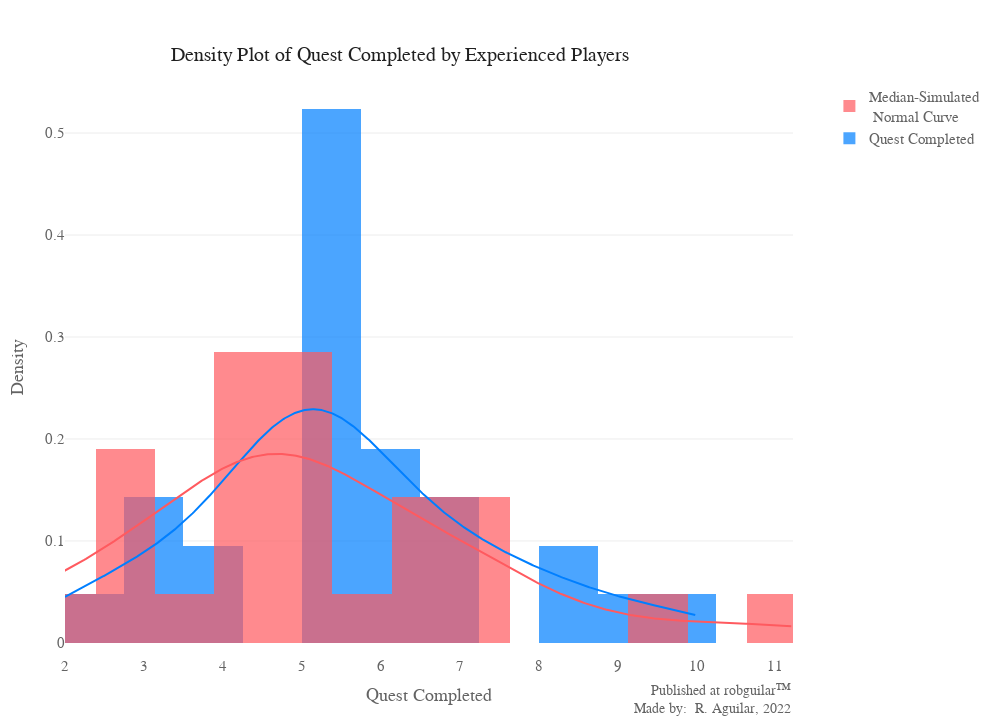

The code cell stored with this chart in its notebook:
### Markdown cell above
### ⚔️ Two Sample T-Test for Quests Completed by Experience Group

A two sample t-test is used to test whether there is a significant difference between **two groups** means, where the hypothesis will be:

- $H_0: \mu_{ex} = \mu_{inex}$ (population mean of "Experienced Players Completed Quests" is equal to "Inexperienced Players Completed Quests")
- $H_1: \mu_{ex} \ne \mu_{inex}$ (population mean of "Experienced Players Completed Quests" is different from "Inexperienced Players Completed Quests")

This test makes the following assumptions:

- The two samples data groups are independent
- The data elements in respective groups follow any normal distribution
- The given two samples have similar variances (homogeneity assumption)

In this case, both groups are independent since none of them provide information about the other and vice versa

**Normality Check**

First let's visualize the distribution for the Experienced players

### Code cell
expQuestnorm = normalplot(data= Experienced, var_name= 'Quest Completed')
expQuestnorm.update_layout(title = {'text':'Density Plot of Quest Completed by Experienced Players'})
expQuestnorm.show()

### Figure 1 — Plotly figure (JSON) as saved in the notebook; plotly's stock layout.template omitted (floating-point values rounded to 4 significant figures; data arrays with more than 128 entries replaced by an {"elided": "..."} marker saying what was removed)
{"data": [{"autobinx": false, "histnorm": "probability density", "legendgroup": "Quest Completed", "marker": {"color": "#007FFF"}, "name": "Quest Completed", "opacity": 0.7, "type": "histogram", "x": [5, 5, 7, 6, 5, 6, 4, 2, 5, 6, 3, 7, 6, 5, 5, 5, 3, 4, 5, 5, 5, 8, 3, 5, 9, 10, 7, 8], "xaxis": "x", "xbins": {"end": 10, "size": 0.75, "start": 2}, "yaxis": "y"}, {"autobinx": false, "histnorm": "probability density", "legendgroup": "Median-Simulated <br> Normal Curve", "marker": {"color": "#FF5A5F"}, "name": "Median-Simulated <br> Normal Curve", "opacity": 0.7, "type": "histogram", "x": [6.81, 3.092, 4.985, 1.93, 3.859, 4.402, 4.571, 5.705, 2.945, 4.026, 5.047, 0.1373, 11.22, 4.856, 6.714, 4.86, 4.746, 7.479, 2.48, 6.57, 5.041, 4.526, 4.369, 7.078, 2.395, 6.94, 4.568, 9.467], "xaxis": "x", "xbins": {"end": 11.22, "size": 0.75, "start": 0.1373}, "yaxis": "y"}, {"legendgroup": "Quest Completed", "marker": {"color": "#007FFF"}, "mode": "lines", "name": "Quest Completed", "showlegend": false, "type": "scatter", "x": {"elided": "500 float values"}, "xaxis": "x", "y": {"elided": "500 float values"}, "yaxis": "y"}, {"legendgroup": "Median-Simulated <br> Normal Curve", "marker": {"color": "#FF5A5F"}, "mode": "lines", "name": "Median-Simulated <br> Normal Curve", "showlegend": false, "type": "scatter", "x": {"elided": "500 float values"}, "xaxis": "x", "y": {"elided": "500 float values"}, "yaxis": "y"}], "layout": {"activeshape": {"opacity": 0.7}, "annotations": [{"align": "right", "font": {"size": 14}, "showarrow": false, "text": "Published at <a href='https://www.robguilar.com'>robguilar&#8482;</a><br>Made by:  R. Aguilar, 2022", "visible": true, "x": 1, "xref": "paper", "y": -0.11, "yref": "paper"}], "autosize": true, "autotypenumbers": "convert types", "barmode": "overlay", "font": {"color": "#636363", "family": "segoe ui light", "size": 15}, "grid": {"pattern": "coupled", "roworder": "bottom to top", "xgap": 0.5, "xside": "bottom", "ygap": 0.5}, "height": 720, "hoverdistance": 50, "hoverlabel": {"align": "left", "bgcolor": "#3D5165", "bordercolor": "#fff", "font": {"color": "#FFFFFF", "family": "segoe ui light", "size": 15}}, "hovermode": "closest", "legend": {"bordercolor": "#F70000", "font": {"size": 15}, "itemclick": "toggleothers", "itemdoubleclick": false, "itemwidth": 30, "title": {"font": {"color": "#202020", "size": 17}, "side": "top"}, "traceorder": "reversed", "x": 1.05}, "margin": {"b": 65, "l": 65, "pad": 0, "r": 65, "t": 80}, "newshape": {"line": {"color": "#3D5165", "width": 1.5}, "opacity": 0.7}, "paper_bgcolor": "#FFFFFF", "plot_bgcolor": "#FFFFFF", "separators": ". ", "showlegend": true, "title": {"font": {"color": "#202020", "family": "bahnschrift light", "size": 20}, "pad": {"b": 15, "l": 1}, "text": "Density Plot of Quest Completed by Experienced Players", "x": 0.4, "xanchor": "center", "y": 0.935, "yanchor": "top", "yref": "container"}, "width": 1000, "xaxis": {"anchor": "free", "automargin": true, "domain": [0, 1], "gridcolor": "#fff", "position": 0, "range": [2, 11.22], "showgrid": false, "showspikes": false, "spikecolor": "#DEDEDE", "spikethickness": 1.5, "tickcolor": "#FD0000", "ticklabelposition": "outside", "title": {"text": "Quest Completed"}, "zeroline": true, "zerolinecolor": "#fff", "zerolinewidth": 1.5}, "yaxis": {"anchor": "free", "automargin": true, "domain": [0, 1], "gridcolor": "#EDEDED", "position": 0, "showspikes": false, "spikecolor": "#DEDEDE", "spikethickness": 1.5, "ticklabelposition": "outside", "tickprefix": "", "ticksuffix": "", "title": {"text": "Density"}, "zeroline": true, "zerolinecolor": "#fff", "zerolinewidth": 1.5}}}
